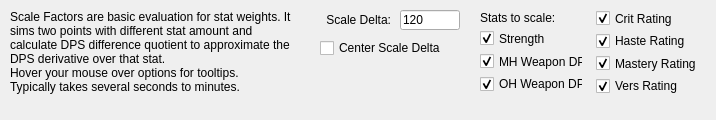
          <widget class="QWidget" name="tab_2">
           <attribute name="title">
            <string>Scale Factor</string>
           </attribute>
           <widget class="QLabel" name="label_41">
            <property name="geometry">
             <rect>
              <x>480</x>
              <y>10</y>
              <width>101</width>
              <height>16</height>
             </rect>
            </property>
            <property name="text">
             <string>Stats to scale:</string>
            </property>
           </widget>
           <widget class="QLineEdit" name="txtScaleFactorInverval">
            <property name="geometry">
             <rect>
              <x>400</x>
              <y>10</y>
              <width>60</width>
              <height>20</height>
             </rect>
            </property>
            <property name="minimumSize">
             <size>
              <width>60</width>
              <height>0</height>
             </size>
            </property>
            <property name="maximumSize">
             <size>
              <width>60</width>
              <height>16777215</height>
             </size>
            </property>
            <property name="toolTip">
             <string>The delta between two sim points.
Decrease scale delta will improve the accuracy (gives better result)
but reduce the precision (needs more iterations to overcome random noises).</string>
            </property>
            <property name="text">
             <string>120</string>
            </property>
            <property name="placeholderText">
             <string/>
            </property>
           </widget>
           <widget class="QLabel" name="label_42">
            <property name="geometry">
             <rect>
              <x>300</x>
              <y>10</y>
              <width>91</width>
              <height>20</height>
             </rect>
            </property>
            <property name="text">
             <string>Scale Delta:</string>
            </property>
            <property name="alignment">
             <set>Qt::AlignRight|Qt::AlignTrailing|Qt::AlignVCenter</set>
            </property>
           </widget>
           <widget class="QWidget" name="layoutWidget">
            <property name="geometry">
             <rect>
              <x>480</x>
              <y>30</y>
              <width>103</width>
              <height>62</height>
             </rect>
            </property>
            <layout class="QVBoxLayout" name="verticalLayout_18">
             <item>
              <widget class="QCheckBox" name="checkScaleFactorStr">
               <property name="text">
                <string>Strength</string>
               </property>
               <property name="checked">
                <bool>true</bool>
               </property>
              </widget>
             </item>
             <item>
              <widget class="QCheckBox" name="checkScaleFactorWDPS">
               <property name="text">
                <string>MH Weapon DPS</string>
               </property>
               <property name="checked">
                <bool>true</bool>
               </property>
              </widget>
             </item>
             <item>
              <widget class="QCheckBox" name="checkScaleFactorWOHDPS">
               <property name="text">
                <string>OH Weapon DPS</string>
               </property>
               <property name="checked">
                <bool>true</bool>
               </property>
              </widget>
             </item>
            </layout>
           </widget>
           <widget class="QCheckBox" name="checkScaleFactorCentralDelta">
            <property name="geometry">
             <rect>
              <x>320</x>
              <y>40</y>
              <width>141</width>
              <height>16</height>
             </rect>
            </property>
            <property name="toolTip">
             <string>If set, IreCore will sim (-0.5delta) and (+0.5delta)
instead of (0) and (+delta).
May help to improve accuracy under some special situations.</string>
            </property>
            <property name="text">
             <string>Center Scale Delta</string>
            </property>
            <property name="checked">
             <bool>false</bool>
            </property>
           </widget>
           <widget class="QLabel" name="label_45">
            <property name="geometry">
             <rect>
              <x>10</x>
              <y>10</y>
              <width>291</width>
              <height>101</height>
             </rect>
            </property>
            <property name="text">
             <string>Scale Factors are basic evaluation for stat weights. It sims two points with different stat amount and calculate DPS difference quotient to approximate the DPS derivative over that stat.
Hover your mouse over options for tooltips.
Typically takes several seconds to minutes.</string>
            </property>
            <property name="alignment">
             <set>Qt::AlignLeading|Qt::AlignLeft|Qt::AlignTop</set>
            </property>
            <property name="wordWrap">
             <bool>true</bool>
            </property>
           </widget>
           <widget class="QWidget" name="layoutWidget">
            <property name="geometry">
             <rect>
              <x>596</x>
              <y>10</y>
              <width>111</width>
              <height>84</height>
             </rect>
            </property>
            <layout class="QVBoxLayout" name="verticalLayout_16">
             <item>
              <widget class="QCheckBox" name="checkScaleFactorCrit">
               <property name="text">
                <string>Crit Rating</string>
               </property>
               <property name="checked">
                <bool>true</bool>
               </property>
              </widget>
             </item>
             <item>
              <widget class="QCheckBox" name="checkScaleFactorHaste">
               <property name="text">
                <string>Haste Rating</string>
               </property>
               <property name="checked">
                <bool>true</bool>
               </property>
              </widget>
             </item>
             <item>
              <widget class="QCheckBox" name="checkScaleFactorMastery">
               <property name="text">
                <string>Mastery Rating</string>
               </property>
               <property name="checked">
                <bool>true</bool>
               </property>
              </widget>
             </item>
             <item>
              <widget class="QCheckBox" name="checkScaleFactorVers">
               <property name="text">
                <string>Vers Rating</string>
               </property>
               <property name="checked">
                <bool>true</bool>
               </property>
              </widget>
             </item>
            </layout>
           </widget>
          </widget>
